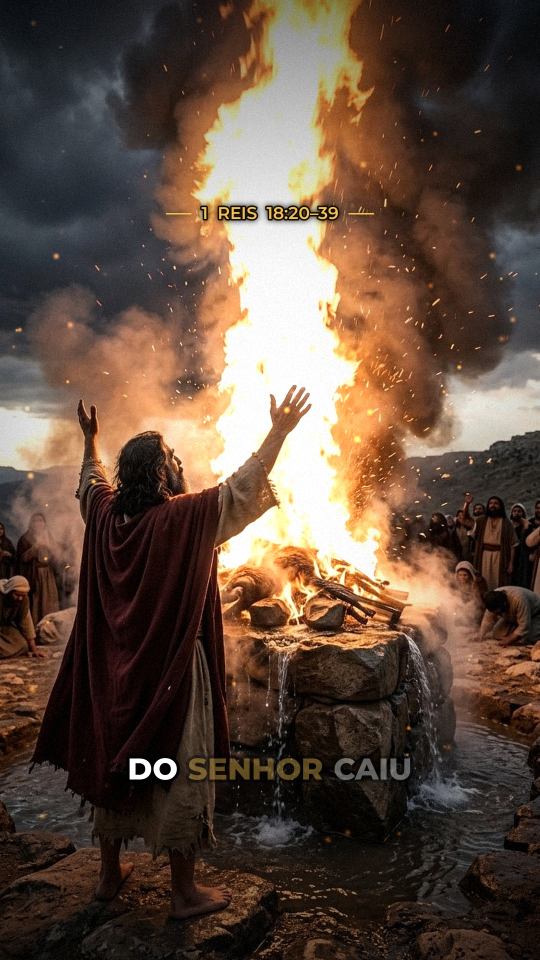
#> input picture projetos/elias-documentario/capa.jpg, 1080 x 1920 px (shown at 1/2 size)
$ python -i render.py   (imports and definitions only)
#> lines starting #> are read from the running program, lines starting #| are printed output that depends on the picture
"""Documentário de Elias (9:16, 1080x1920, 30 fps). Quadros JPG em ./frames.
Câmera cinematográfica sobre as 6 imagens + fogo vivo (cintilação e calor), brasas, poeira na luz, névoa,
brilho (bloom), granulado, vinheta, títulos com referência bíblica e legendas sincronizadas palavra a palavra.
Determinístico: cada quadro depende só do tempo. Uso: python render.py <ini> <fim> (índices de quadro)."""
import math, os, sys, glob
import numpy as np, cv2
from PIL import Image, ImageDraw, ImageFont, ImageFilter
import linha as L

W, H, FPS = 1080, 1920, 30
D = os.path.dirname(os.path.abspath(__file__))
# [1 line not run here, left out]
CINZEL = "/home/user/fonts/Cinzel.ttf"; MONT = "/home/user/fonts/Montserrat.ttf"
GOLD = (242, 193, 78)

def font(path, size, var):
    f = ImageFont.truetype(path, size); f.set_variation_by_name(var); return f

# ---------------- utilidades de tempo ----------------
def clamp(x, a=0.0, b=1.0): return max(a, min(b, x))
def smooth(x): x = clamp(x); return x * x * (3 - 2 * x)
def ease_io(x): x = clamp(x); return 0.5 - 0.5 * math.cos(math.pi * x)
def ease_out(x): x = clamp(x); return 1 - (1 - x) ** 3
# [4 lines left out: function vnoise, not called in this run]

# ---------------- clipes (movimento real, em câmera lenta com quadros intermediários) ----------------
TRQ = 0.45
def win_start(k):
    return 0.0 if k == 1 else L.CENAS[k - 1]["ini"] - TRQ
NQ = {k: len(glob.glob(f"{D}/temporarios/q{k}/*.jpg")) for k in range(1, 7)}
def clip_frame(k, idx):
    idx = max(0, min(NQ[k] - 1, idx))
    return cv2.cvtColor(cv2.imread(f"{D}/temporarios/q{k}/{idx + 1:05d}.jpg"), cv2.COLOR_BGR2RGB).astype(np.float32) / 255
LAST6 = None
# [4 lines left out: function zoom_center, not called in this run]
TR = TRQ  # meia transição (dissolve de 0,9 s)

# [20 lines left out: functions cam_at, shake, warp, not called in this run]

# ---------------- partículas ----------------
def sprite(r):
    n = int(r * 4) | 1; y, x = np.mgrid[:n, :n] - n // 2
    return np.exp(-(x * x + y * y) / (2 * r * r)).astype(np.float32)
SPR = {r: sprite(r) for r in (1.2, 1.8, 2.5, 3.5, 5.0)}
# [4 lines left out: function put, not called in this run]

R = np.random.RandomState(7)
EMB = [dict(x=R.uniform(0, W), ph=R.uniform(0, 1), sp=R.uniform(70, 190), sw=R.uniform(10, 40), sf=R.uniform(0.3, 1.1),
            r=R.choice([1.2, 1.8, 2.5, 3.5]), fl=R.uniform(4, 11), seed=R.randint(1e6)) for _ in range(150)]
DUST = [dict(x=R.uniform(0, W), y=R.uniform(0, H), vx=R.uniform(-9, 9), vy=R.uniform(-6, 4), r=R.choice([1.2, 1.8, 2.5]),
             tw=R.uniform(0.2, 0.9), ph=R.uniform(0, 6.28)) for _ in range(90)]

# [15 lines left out: functions embers, dust, not called in this run]

# névoa (cena 2): textura de ruído fractal que desliza devagar
def fbm(h, w, seed):
#> called with h = 1100, w = 2400, seed = 3
    r = np.random.RandomState(seed); acc = np.zeros((h, w), np.float32); amp = 1.0
    for o in range(5):
        g = r.rand(4 * 2 ** o + 1, 3 * 2 ** o + 1).astype(np.float32)
        acc += cv2.resize(g, (w, h), interpolation=cv2.INTER_CUBIC) * amp; amp *= 0.5
    acc = (acc - acc.min()) / (acc.max() - acc.min()); return acc
MIST = fbm(1100, 2400, 3)

# ---------------- gradação de cor e acabamento ----------------
yy, xx = np.mgrid[:H, :W].astype(np.float32)
VIG = (1 - 0.32 * np.clip(((xx - W / 2) / (W * 0.62)) ** 2 + ((yy - H / 2) / (H * 0.62)) ** 2, 0, 1.4) ** 1.3)[..., None]
TOPG = np.clip(1 - yy / 560, 0, 1)[..., None] ** 1.5
BOTG = np.clip((yy - 1300) / 620, 0, 1)[..., None] ** 1.4

# [13 lines left out: functions grade, bloom, not called in this run]

def sharpen(img, a=0.35):
    return img + a * (img - cv2.GaussianBlur(img, (0, 0), 1.2))

# ---------------- uma cena num instante ----------------
# [10 lines left out: function scene, not called in this run]

# ---------------- texto ----------------
# [1 line that did not run here, left out]
# [1 line that did not run here, left out]

# [14 lines left out: functions wrap, shadowed, not called in this run]

_cache = {}
# [31 lines left out: functions title_layer, ref_layer, fade_layer, not called in this run]

# legendas: grupos de até 3 palavras / 20 letras, quebrando nas pontuações
KEY = {"elias", "deus", "acabe", "israel", "senhor", "querite", "corvos", "carmelo", "baal", "fogo", "anjo", "eliseu",
       "céu", "redemoinho", "carruagem", "fé", "coragem", "like", "inscrever", "comente", "seca", "manto"}
# [1 line not run here, left out]
import ast
# [1 line that did not run here, left out]
GROUPS = []
# [12 lines not run here, left out]

# [16 lines left out: function cap_layer, not called in this run]

# chamada final (cena 7)
# [1 line that did not run here, left out]
# [32 lines left out: function cta_layers, not called in this run]

# [1 line that did not run here, left out]

# ---------------- quadro final ----------------
def frame(i):
    t = i / FPS
    ks = [k for k in range(1, 8) if L.CENAS[k - 1]["ini"] - TR <= t < L.CENAS[k - 1]["fim"] + TR]
    imgs = []
    for k in ks:
        c = L.CENAS[k - 1]
        if k == 1: wgt = 1.0 if t < c["fim"] - TR else 1 - ease_io((t - (c["fim"] - TR)) / (2 * TR))
        else:
            wgt = ease_io((t - (c["ini"] - TR)) / (2 * TR))
        imgs.append((k, wgt))
    # dissolve: a cena nova entra por cima da anterior
    img = None
    for k, wgt in imgs:
        s = scene(k, t)
        img = s if img is None else img * (1 - wgt) + s * wgt
    # luz que vira a próxima cena (3→4 e 5→6)
    # cena 7: escurece e desfoca o fundo para o convite ficar legível
    c7 = L.CENAS[6]
    a7 = smooth((t - c7["ini"]) / 1.6)
    if a7 > 0:
        bl = cv2.GaussianBlur(img, (0, 0), 7)
        img = (img * (1 - a7) + bl * a7) * (1 - 0.42 * a7)
    # bloom (mais forte no fogo e na subida)
    bamt = 0.16 + 0.10 * math.exp(-abs(t - L.T_FOGO - 0.3) / 0.9) + 0.12 * math.exp(-abs(t - L.T_REDEMOINHO - 0.3) / 1.2)
    img = bloom(img, bamt)
    img = grade(img) * VIG
    # escurecimento leve no topo (títulos) e embaixo (legendas)
    tit_on = any(L.CENAS[k - 1]["titulo"] and L.CENAS[k - 1]["ini"] - 0.3 <= t <= L.CENAS[k - 1]["fim"] for k in range(1, 7))
    img = img * (1 - 0.38 * TOPG * tit_on) * (1 - 0.42 * BOTG)
    # granulado de filme
    rng = np.random.RandomState(i)
    img = img + rng.normal(0, 0.012, (H // 2, W // 2, 1)).astype(np.float32).repeat(2, 0).repeat(2, 1)
    # fade final
    img = img * (1 - smooth((t - (L.DUR - 0.8)) / 0.8)) * smooth(t / 0.25 + 0.6)
    out = Image.fromarray((np.clip(img, 0, 1) * 255 + 0.5).astype(np.uint8)).convert("RGBA")
    # títulos e referências
    for k in range(1, 7):
        c = L.CENAS[k - 1]
        if not (c["ini"] - 0.5 <= t <= c["fim"] + 0.5): continue
        ti = c["ini"] + (0.15 if k == 1 else 0.35); tout = c["ini"] + 6.0
        a = smooth((t - ti) / 0.6) * (1 - smooth((t - tout) / 0.7))
        lay, yend = title_layer(k)
        la = fade_layer(lay, a, dy=int((1 - smooth((t - ti) / 0.8)) * 22))
        if la: out.alpha_composite(la)
        ar = smooth((t - ti - 0.35) / 0.6) * (1 - smooth((t - (c["fim"] - 0.5)) / 0.5))
        la = fade_layer(ref_layer(k, yend + 18), ar)
        if la: out.alpha_composite(la)
    for la in cta_layers(t):
        if la: out.alpha_composite(la)
    # legendas
    for gi, (g, a, b) in enumerate(GROUPS):
        if a <= t < b:
            n_on = sum(1 for _, wa, _ in g if wa <= t)
            ga = smooth((t - a) / 0.12) * (1 - smooth((t - (b - 0.12)) / 0.12))
            la = fade_layer(cap_layer(gi, n_on), ga)
            if la: out.alpha_composite(la)
    # sticker "Inscreva-se" (acompanha a fala "se inscrever")
    j = int((t - T_STK) * FPS)
    if STK and 0 <= j < len(STK):
        out.alpha_composite(Image.open(STK[j]).convert("RGBA"), (160, 110))
    out.convert("RGB").save(f"{OUT}/{i:05d}.jpg", quality=93)

# [3 lines not run here, left out]

>>> import cv2
>>> picture = cv2.imread('../capa.jpg', cv2.IMREAD_GRAYSCALE)
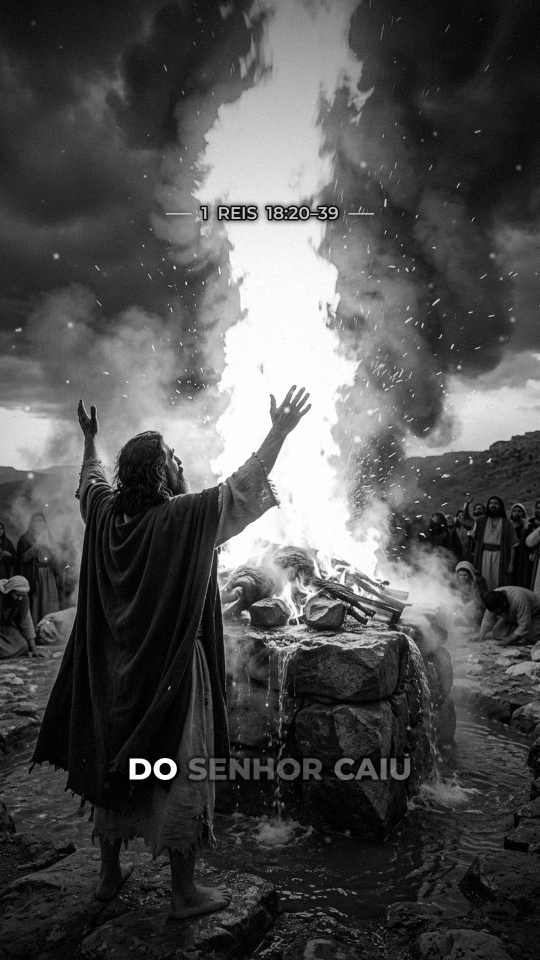
#> picture: shape (1920, 1080) (shown at 1/2 size); min 0, max 255, mean 80.4
>>> result = frame(picture)
#> (the run stopped early here; a loop or call above may not have finished)
